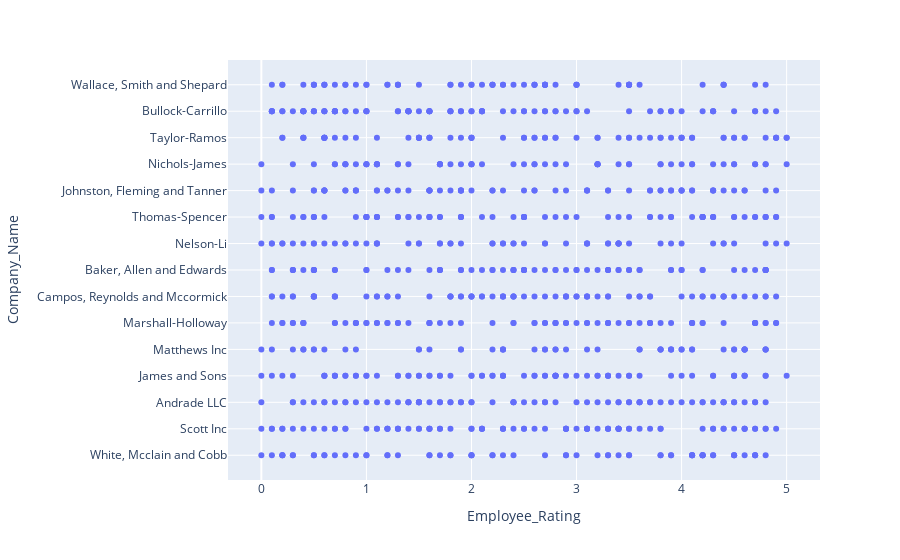

Notebook source saved alongside this figure:
### Code cell
# Visual Python: Visualization > Plotly
fig = px.scatter(df, x='Employee_Rating', y='Company_Name')
fig.update_xaxes(categoryorder='total descending')
fig.show()

### Figure 1 — Plotly figure (JSON) as saved in the notebook; plotly's stock layout.template omitted (floating-point values rounded to 4 significant figures; data arrays with more than 128 entries replaced by an {"elided": "..."} marker saying what was removed)
{"data": [{"hovertemplate": "Employee_Rating=%{x}<br>Company_Name=%{y}<extra></extra>", "legendgroup": "", "marker": {"color": "#636efa", "symbol": "circle"}, "mode": "markers", "name": "", "orientation": "h", "showlegend": false, "type": "scatter", "x": {"elided": "1000 float values"}, "xaxis": "x", "y": {"elided": "1000 str values"}, "yaxis": "y"}], "layout": {"legend": {"tracegroupgap": 0}, "margin": {"t": 60}, "xaxis": {"anchor": "y", "categoryorder": "total descending", "domain": [0, 1], "title": {"text": "Employee_Rating"}}, "yaxis": {"anchor": "x", "domain": [0, 1], "title": {"text": "Company_Name"}}}}
